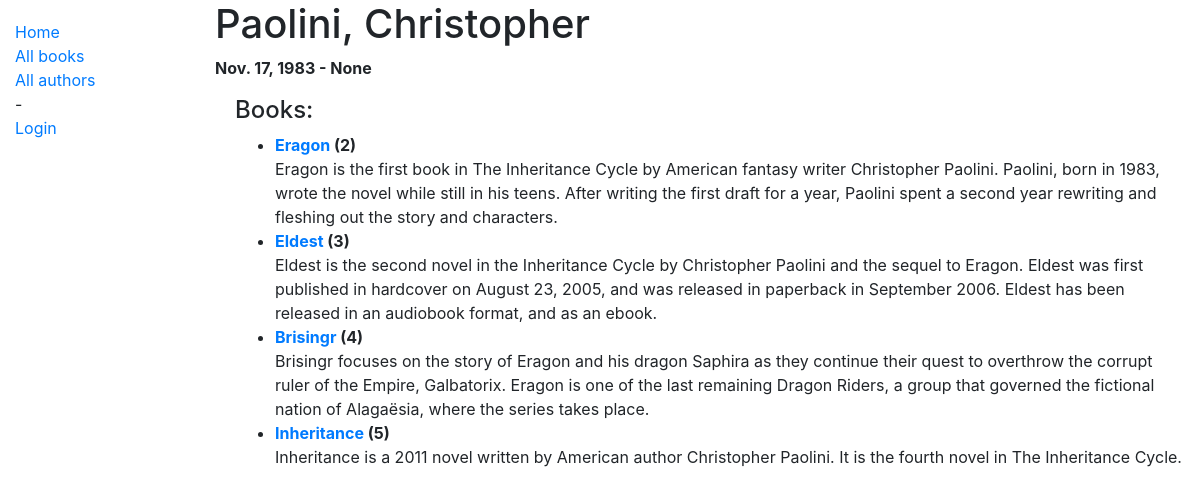
The page /catalog/authors/2 on the database its author committed.
### catalog/models.py (models this page shows, shortened)
class Author(models.Model):
    first_name = models.CharField(max_length=100)
    last_name = models.CharField(max_length=100)
    date_of_birth = models.DateField('born', null=True, blank=True)
    date_of_death = models.DateField('died', null=True, blank=True)
    class Meta:
        ordering = ['last_name', 'first_name']

class Book(models.Model):
    title = models.CharField(max_length=200)
    author = models.ForeignKey('Author', on_delete=models.SET_NULL, null=True)
    summary = models.TextField(max_length=1000, help_text='Enter a brief description of the book')
    isbn = models.CharField('ISBN', max_length=13, unique=True,
                            help_text='13 Character <a href="https://www.isbn-international.org/content/what-isbn">ISBN number</a>')
    genre = models.ManyToManyField(Genre, help_text='Select a genre for this book')
    language = models.ForeignKey('Language', on_delete=models.SET_NULL, null=True)
    def display_genre(self):
        """Create a string for the Genre. This is required to display genre in Admin."""
        return ', '.join(genre.name for genre in self.genre.all()[:3])
    display_genre.short_description = 'Genre'
    def get_absolute_url(self):
        return reverse('book-detail', args=[str(self.id)])

### catalog/views.py (the view)
# urls.py: path('authors/<int:pk>', views.AuthorDetailView.as_view(), name='author-detail'),
class AuthorDetailView(generic.DetailView):
    model = Author

### catalog/templates/catalog/author_detail.html
{% extends "base_generic.html" %}
{% block content %}
  <h1>{{ author.last_name }}, {{ author.first_name }}</h1>
  <p><strong>{{ author.date_of_birth }} - {{ author.date_of_death }}</strong></p>
  <div style=margin-left:20px;margin-top:20px">
    <h4>Books:</h4>
    <ul>
      {% for copy in author.book_set.all %}
        <li>
          <strong><a href="{{ copy.get_absolute_url }}">{{ copy.title }}</a> ({{ copy.id }})</strong><br>
          {{ copy.summary }}
        </li>
      {% endfor %}
    </ul>
  </div>
  {% endblock %}

### rows shown on the page
Author: last_name "Paolini", first_name "Christopher", date_of_birth "Nov. 17, 1983", date_of_death "None"
Book: title "Eragon", id "2", summary "Eragon is the first book in The Inheritance Cycle by American fantasy writer Christopher Paolini. Paolini, born in 1983, wrote the novel while still in his teens. After writing the first draft for a year, Paolini spent a second year rewriting and fleshing out the story and characters."
Book: title "Eldest", id "3", summary "Eldest is the second novel in the Inheritance Cycle by Christopher Paolini and the sequel to Eragon. Eldest was first published in hardcover on August 23, 2005, and was released in paperback in September 2006. Eldest has been released in an audiobook format, and as an ebook."
Book: title "Brisingr", id "4", summary "Brisingr focuses on the story of Eragon and his dragon Saphira as they continue their quest to overthrow the corrupt ruler of the Empire, Galbatorix. Eragon is one of the last remaining Dragon Riders, a group that governed the fictional nation of Alagaësia, where the series takes place."
Book: title "Inheritance", id "5", summary "Inheritance is a 2011 novel written by American author Christopher Paolini. It is the fourth novel in The Inheritance Cycle."
